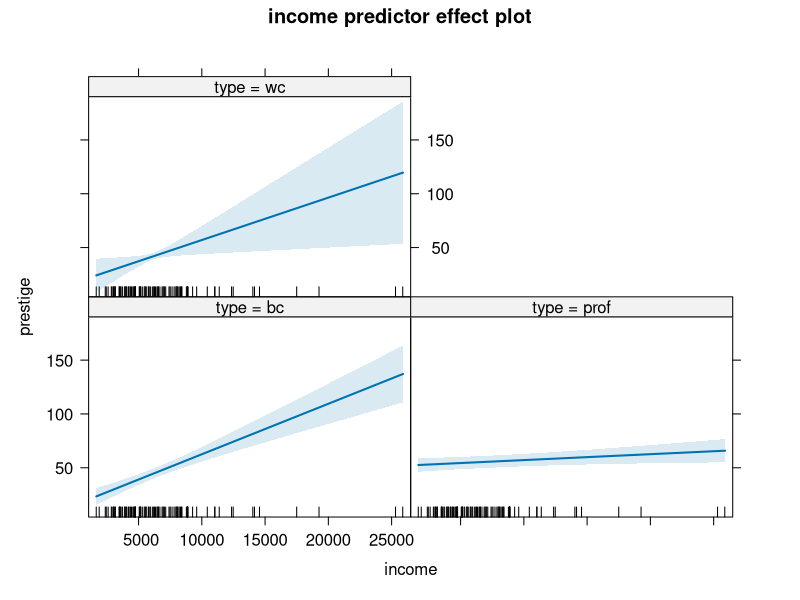

This chart was generated by the following R code:
library(effects)


### Name: plot.predictoreff
### Title: Draw Predictor Effect Plots
### Aliases: plot.predictoreff plot.predictorefflist
### Keywords: hplot models

### ** Examples

mod <- lm(prestige ~ type*(education + income + women), Prestige)
plot(predictorEffects(mod, ~ income))
